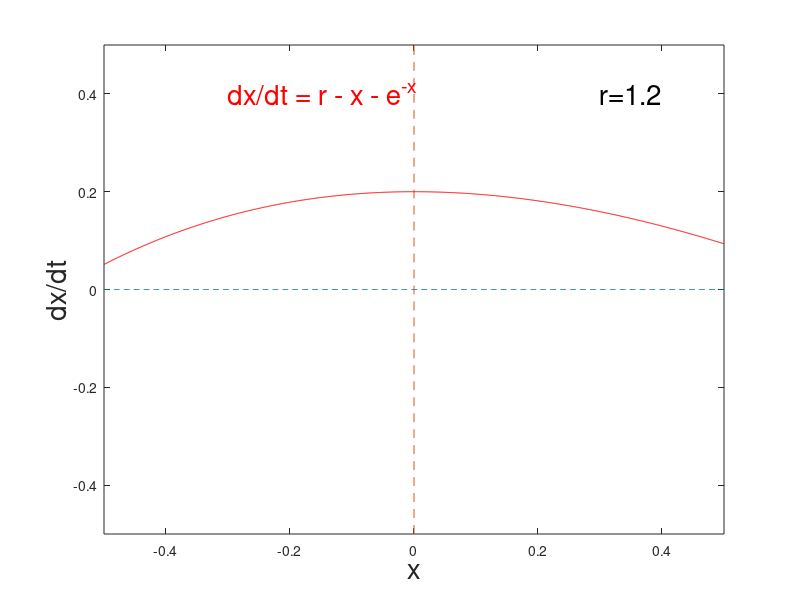

Reproduce this figure in MATLAB. (Note: this script raises an error after producing the figure.)
%% Animation for a zoomed in saddlenode bifurcation

     xmin = -0.5;
     xmax = 0.5;
     x = xmin:0.001:xmax
     ax = (0.0).*x;

     rmin = 1-0.2
     rmax = 1+0.2
     imax = 21

     ymin = -0.5;
     ymax = 0.5;
     ky = ymin:0.1:ymax
     ay = (0.0).*ky

for i = 1:imax
%calculate r value
     r = rmin + (i-1)*(rmax-rmin)/(imax-1)
%create title string
     strr = num2str(r);
     strt = ['r=' strr]; 

%calculate dxdt
     y = r - x - exp(-x);

%plot x-axis
     plot(x,ax,'--');
     axis([xmin xmax ymin ymax])
     hold on
%plot y-axis
     plot(ay,ky,'--')

%plot f(x)
     plot(x,y,'r');


%plot labels
     xlabel('x','FontSize',20)
     ylabel('dx/dt','FontSize',20)
     text(-0.3,0.4,'dx/dt = r - x - e^{-x}','Color','r','FontSize',20)
     text(0.3,0.4,strt,'FontSize',20)


%getframe
     h = gcf;
     M(i) = getframe(h,[5 5 480 380]);
     hold off
end

%play and save movie
     movie(M);
     movie2avi(M,'Graphbif3','fps',2);
